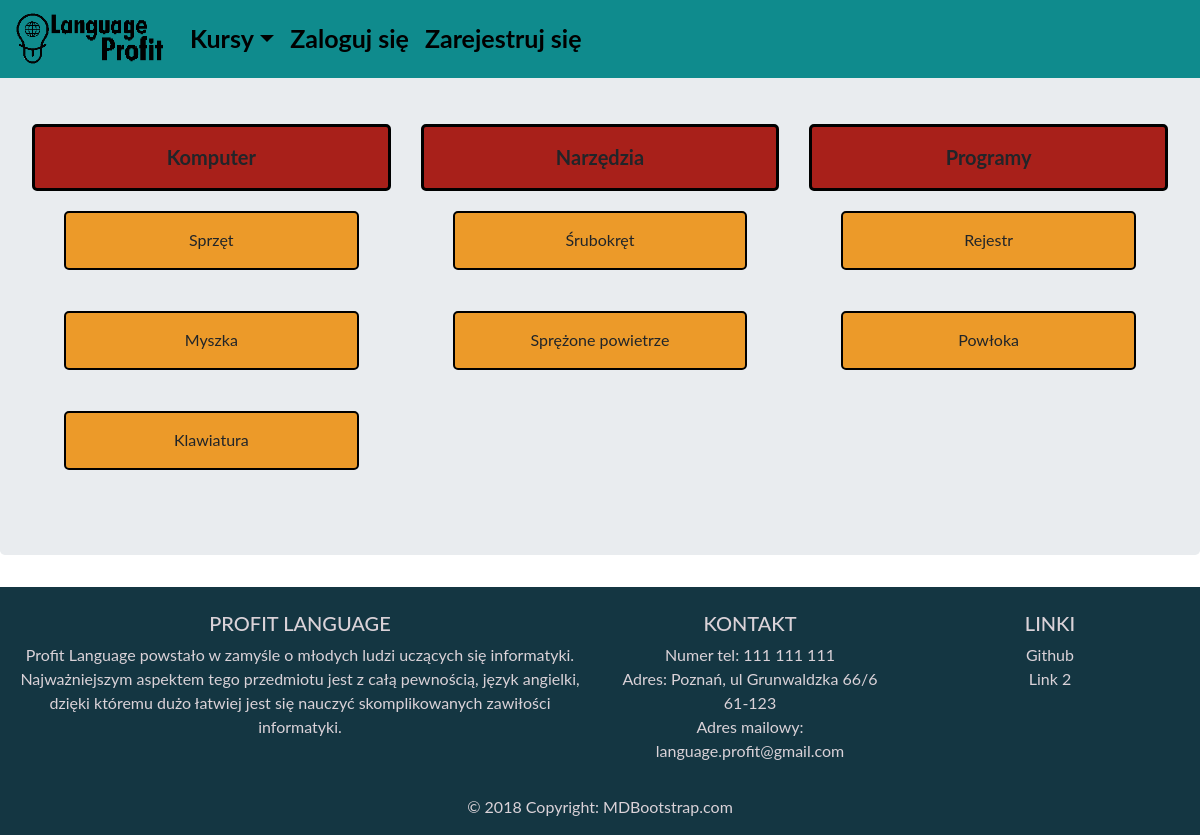
The page /Projekt/e12.php on the database its author committed.
### tables this page shows
CREATE TABLE `slowa` (
  `id_slowka` int(11) NOT NULL,
  `slowo` varchar(255) DEFAULT NULL,
  `slowo_ang` varchar(255) DEFAULT NULL,
  `id_dzialu` varchar(255) DEFAULT NULL
);

### Projekt/code.php (the view)
<?php
  $connect = mysqli_connect("localhost", "root", "", "profit_language");
  mysqli_set_charset($connect, "utf8");
  $sql = "SELECT `id_slowka`,`slowo`, `slowo_ang`  FROM `slowa` WHERE `id_dzialu`='$dzial'";
  if ($result = mysqli_query($connect, $sql)) {
while ($row = mysqli_fetch_assoc($result)) {
  $id=$row['id_slowka'];
  $sesja = $_SESSION['login'];
  $sql1 = "SELECT *  FROM `zdane_polaczenie` WHERE `id_slowka`='$id' AND `login`='$sesja';";
  $result1 = mysqli_query($connect, $sql1);
  $rows = mysqli_fetch_assoc($result1);
  echo <<<ROW
  <div class="jumbotron heigh flip-container" ontouchstart="this.classList.toggle('hover');">
<div class="flipper" class="bgcol">
<div class="front" class="bgcol">
ROW; if($rows['zdane'] == 'Yes'){
echo <<<ROW1
  <div class="bgcolzdane">
    <p>$row[slowo]</p>
  </div>
</div>
<div class="back" >
  <div class="bgcolzdane">
    <p>$row[slowo_ang]</p>
  </div>
</div>
</div>
</div>
ROW1;
}else{
echo <<<ROW2
    <div class="bgcol">
      <p>$row[slowo]</p>
    </div>
  </div>
  <div class="back" >
    <div class="bgcol">
    <p>$row[slowo_ang]</p>
    </div>
  </div>
</div>
</div>
ROW2;
}
}
    }
  ?>

### Projekt/style.css (style rules this page uses)
body { background-color: black; font-family: 'Lato', sans-serif !important; }
body { padding-top: 50px; }
div { text-align: center; }
.heigh { height: 50px !important; padding-top: 10px !important; padding-bottom: 10px !important; margin-bottom: 50px !important; }
.bgcol { background-color: #EC9A29 !important; border: 2px solid black; margin-top: 10px; font-weight: 400; padding-top: 15px; border-radius: 5px; }
.flip-container { perspective: 1000px; }
.flip-container, .front, .back { width: 100%; height: 100%; text-align: center; }
.flipper { transition: 0.6s; transform-style: preserve-3d; position: relative; }
.front, .back { backface-visibility: hidden; position: absolute; top: 0; left: 0; }
.front { z-index: 2; transform: rotateY(0deg); }
.back { transform: rotateY(180deg); }

### rows shown on the page
slowa: slowo "Sprzęt"
slowa: slowo "Myszka"
slowa: slowo "Klawiatura"
slowa: slowo "Śrubokręt"
slowa: slowo "Sprężone powietrze"
slowa: slowo "Rejestr"
slowa: slowo "Powłoka"
